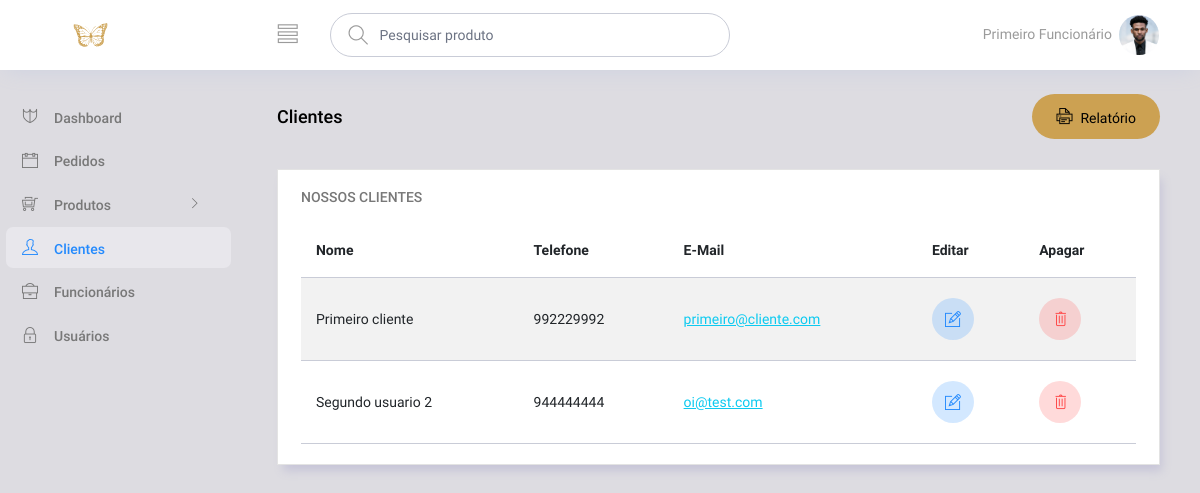
Screenshot of /admin/clientes.php (signed in) with the database file from the repository.
### tables this page shows
CREATE TABLE `funcionarios` (
  `id_funcionario` int(11) NOT NULL,
  `nome_funcionario` varchar(100) NOT NULL,
  `foto_funcionario` varchar(200) DEFAULT NULL,
  `telefone_funcionario` varchar(20) NOT NULL,
  `email_funcionario` varchar(100) NOT NULL,
  `salario_funcionario` decimal(10,2) DEFAULT NULL,
  `endereco_funcionario` varchar(200) NOT NULL,
  `cargo_id` int(11) NOT NULL
);

CREATE TABLE `clientes` (
  `id_cliente` int(11) NOT NULL,
  `nome_cliente` varchar(100) DEFAULT NULL,
  `telefone_cliente` varchar(20) NOT NULL,
  `email_cliente` varchar(100) DEFAULT NULL,
  `endereco_cliente` varchar(200) NOT NULL,
  `senha_cliente` varchar(100) DEFAULT NULL
);

### admin/clientes.php (the view, shortened to what this page needs)
<?php
require("./actions/connection.php");
$query = $connection->prepare("SELECT * FROM clientes");
$query->execute();
$clientes = $query->fetchAll(PDO::FETCH_ASSOC);
?>
<!DOCTYPE html>
<html lang="en">
<head>
  <link rel="stylesheet" href="vendors/ti-icons/css/themify-icons.css" />
  <link rel="stylesheet" href="vendors/base/vendor.bundle.base.css" />
  <link rel="stylesheet" href="css/style.css" />
</head>
<body>
  <div class="container-scroller">
    <?php
    require_once("./partials/_navbar.php");
    ?>
    <div class="container-fluid page-body-wrapper">
      <?php
      require_once("./partials/_sidebar.php");
      ?>
      <div class="main-panel">
        <div class="content-wrapper">
          <div class="row">
            <div class="col-md-12 grid-margin">
              <div class="d-flex justify-content-between align-items-center">
                <div>
                  <h4 class="font-weight-bold mb-0">Clientes</h4>
                </div>
                <div>
                  <button style="background-color: #cca152; border: none;" type="button" class="btn btn-primary btn-icon-text btn-rounded" onclick="imprimirRecibo()">
                    <i class="ti-printer btn-icon-prepend"></i>Relatório
                  </button>
                </div>
              </div>
            </div>
          </div>
          <div class="col-lg-12 grid-margin stretch-card">
            <div class="card">
              <div class="card-body">
                <h4 class="card-title">Nossos clientes</h4>
                <div class="table-responsive">
                  <table class="table table-striped" id="imprimir">
                    <thead>
                      <tr>
                        <th>
                          Nome
                        </th>
                        <th>
                          Telefone
                        </th>
                        <th>
                          E-Mail
                        </th>
                        <th>
                          Editar
                        </th>
                        <th>
                          Apagar
                        </th>
                      </tr>
                    </thead>
                    <tbody>
                      <?php
                      for ($i = 0; $i < sizeof($clientes); $i++) :
                        $atualCliente = $clientes[$i];
                      ?>
                        <tr>
                          <td class="py-1">
                            <?php echo $atualCliente["nome_cliente"]; ?>
                          </td>
                          <td class="py-1">
                            <?php echo $atualCliente["telefone_cliente"]; ?>
                          </td>
                          <td>
                            <a class="text-info" href="mailto:alberkitumba@gmail.com">
                              <?php echo $atualCliente["email_cliente"]; ?>
                            </a>
                          </td>
                          <td>
                            <a href="./editar_cliente.php?cliente_id=<?php echo $atualCliente["id_cliente"] ?>">
                              <button type="button" class="btn btn-inverse-primary btn-rounded btn-icon">
                                <i class="ti-pencil-alt"></i>
                              </button>
                            </a>
                          </td>
                          <td>
                            <a href="./actions/eliminar_cliente.php?cliente_id=<?php echo $atualCliente["id_cliente"] ?>">
                              <button type="button" class="btn btn-inverse-danger btn-rounded btn-icon">
                                <i class="ti-trash"></i>
                              </button>
                            </a>
                          </td>
                        </tr>
                      <?php endfor; ?>
                    </tbody>
                  </table>
                </div>
              </div>
            </div>
          </div>
        </div>
      </div>
    </div>
  </div>
</body>
</html>

### admin/partials/_navbar.php (shortened to what this page needs)
<?php
require("./actions/connection.php");
if (isset($_SESSION["usuario"]) && is_array($_SESSION["usuario"])) {
  $funcionario_id = $_SESSION["usuario"][3];
  $query = $connection->prepare("SELECT * FROM funcionarios WHERE id_funcionario = ?");
  $query->execute(array($funcionario_id));
  $funcionario = $query->fetchAll(PDO::FETCH_ASSOC)[0];
} else {
  echo "<script>window.location = './login.php'</script>";
}
?>
<nav class="navbar col-lg-12 col-12 p-0 fixed-top d-flex flex-row">
      <div class="text-center navbar-brand-wrapper d-flex align-items-center justify-content-center">
        <a class="navbar-brand brand-logo me-5" href="index.php"><img src="images/logo.svg" class="me-2" alt="logo"/></a>
      </div>
      <div class="navbar-menu-wrapper d-flex align-items-center justify-content-end">
        <button class="navbar-toggler navbar-toggler align-self-center" type="button" data-toggle="minimize">
          <span class="ti-view-list"></span>
        </button>
        <ul class="navbar-nav mr-lg-2">
          <li class="nav-item nav-search d-none d-lg-block">
            <form method="get" action="./produtos.php" class="input-group">
              <div class="input-group-prepend hover-cursor" id="navbar-search-icon">
                <span class="input-group-text" id="search">
                  <i class="ti-search"></i>
                </span>
              </div>
              <input type="search" name="pesquisa" required minlength="3" class="form-control" id="navbar-search-input" placeholder="Pesquisar produto" aria-label="search" aria-describedby="search">
            </form>
          </li>
        </ul>
        <ul class="navbar-nav navbar-nav-right">
          <li class="nav-item dropdown me-1">
            <?php echo $funcionario["nome_funcionario"] ?>
          </li>
          <li class="nav-item nav-profile dropdown">
            <a class="nav-link dropdown-toggle" href="#" data-bs-toggle="dropdown" id="profileDropdown">
              <img src="./fotos_funcionarios/<?php echo $funcionario["foto_funcionario"] ?>" alt="profile"/>
            </a>
          </li>
        </ul>
      </div>
    </nav>

### rows the page displays
funcionarios: nome_funcionario "Primeiro Funcionário", foto_funcionario (picture)
clientes: nome_cliente "Primeiro cliente", telefone_cliente "992229992", email_cliente "primeiro@cliente.com"
clientes: nome_cliente "Segundo usuario 2", telefone_cliente "944444444", email_cliente "oi@test.com"
